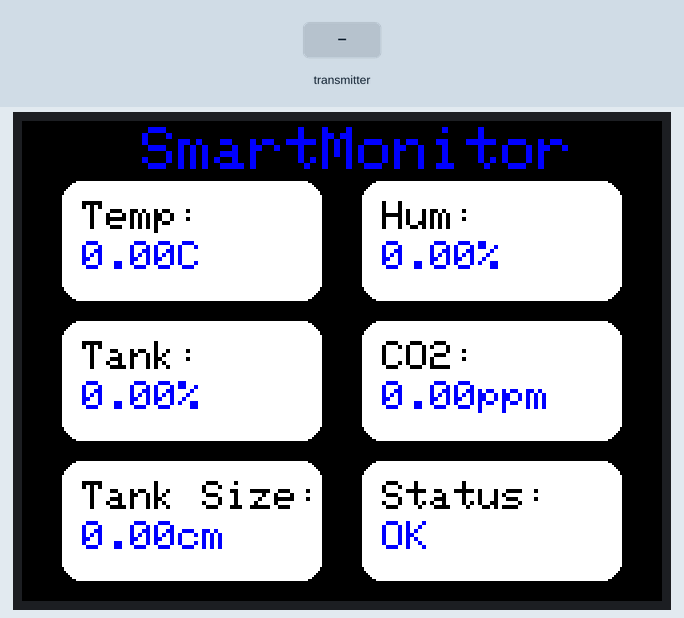
Recording of a sketch running on a simulated ESP32. On the bench: 320×240 colour display. The inputs (shaded band) are chosen by the test bench. What the sketch prints to the serial monitor is not drawn.

Above: at 0.6 s.
5.7 s: the transmitter starts sending temperature = 0
Timing chart, 0 to 8.7 s (numbered marks = the images above; inputs shaded):
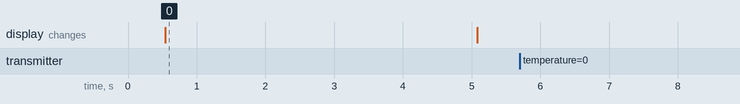

Measured:
- after the input at 5.7 s, every drawn part: stays the same
- what the display in image 0 shows lasts 4.6 s, from 0.5 s to 5.1 s

The sketch:

sketch_oct16a.ino
```cpp
#include <WiFi.h>
#include <esp_now.h>
#include <Adafruit_GFX.h>
#include <Adafruit_ILI9341.h>

// Define TFT pins
#define TFT_CS    5   // Chip select
#define TFT_RST   4   // Reset pin
#define TFT_DC    16  // Data/command pin
#define TFT_MOSI  23  // MOSI pin
#define TFT_CLK   18  // Clock pin

// Initialize ILI9341 display object
Adafruit_ILI9341 tft = Adafruit_ILI9341(TFT_CS, TFT_DC, TFT_RST);

// Structure to hold incoming sensor data
struct SensorData {
  float temperature;
  float humidity;
  float distance;
  float maxDistance;
  float co2;
};


// Create a variable to hold received data
SensorData receivedData;

// Timer for displaying no data message
unsigned long lastReceivedTime = 0;
const unsigned long displayTimeout = 5000;  // 5 seconds

// Previous data values to detect changes
float prevTemperature = -1;
float prevHumidity = -1;
float prevDistance = -1;
int prevLight = -1;
float prevCo2 = -1;
//String prevStatus = "";

// Variable to track current display state
bool isWarningDisplayed = false;
bool isWaitingForData = false;

// Function to display a connecting message
void displayConnectingMessage() {
  Serial.println("Displaying connecting message...");
  tft.fillScreen(ILI9341_BLACK);
  tft.setTextColor(ILI9341_WHITE);
  tft.setTextSize(2);
  tft.setCursor(20, 120);
  tft.print("Connecting...");
}

// Function to display a connected message
void displayConnectedMessage() {
  Serial.println("Displaying connected message...");
  tft.fillScreen(ILI9341_BLACK);
  tft.setTextColor(ILI9341_WHITE);
  tft.setTextSize(2);
  tft.setCursor(20, 120);
  tft.print("System Connected!");
  delay(2.000);  // Delay for 1 second to show the message
  redrawUI();   // After the connected message, restart the UI
}

// Function to determine water tank status based on distance percentage
String waterTankStatus(float distance) {
  float percentage = 100 * (1 - (distance / receivedData.maxDistance));

  if (distance < 3) {
    Serial.println("Warning: Tank Overflow detected");
    return "Warning: Tank Overflow";
  } else if (distance <= 5) {
    Serial.println("Warning: Tank Full detected");
    return "Warning: Tank Full";
  } else if (distance >= receivedData.maxDistance - 5) {
    Serial.println("Warning: Tank Empty detected");
    return "Warning: Tank Empty";
  }
  return "";  // No warning
}

// Function to draw a round-cornered rectangle for data display
void drawDataBox(int x, int y, String label, String value, bool updateOnly = false) {
  if (!updateOnly) {
    Serial.printf("Drawing data box at (%d, %d) for label: %s\n", x, y, label.c_str());
    tft.fillRoundRect(x, y, 130, 60, 10, ILI9341_WHITE);  // White rectangle
    tft.drawRoundRect(x, y, 130, 60, 10, ILI9341_WHITE);   // Border

    // Draw label (black)
    tft.setTextColor(ILI9341_BLACK);
    tft.setTextSize(2);
    tft.setCursor(x + 10, y + 10);
    tft.print(label);
  }

  // Clear previous value area by drawing a white rectangle over it
  tft.fillRect(x + 10, y + 30, 120, 20, ILI9341_WHITE);

  // Draw value (blue)
  tft.setTextColor(ILI9341_BLUE);
  tft.setTextSize(2);
  tft.setCursor(x + 10, y + 30);
  tft.print(value);
}


// Function to display a warning message
void displayWarningMessage(String message) {
  Serial.printf("Displaying warning message: %s\n", message.c_str());
  tft.fillScreen(ILI9341_BLACK);
  tft.setTextColor(ILI9341_RED);
  tft.setTextSize(2);
  tft.setCursor(20, 120);
  tft.print(message);
  isWarningDisplayed = true;  // Set warning displayed state
}


// Function to redraw the entire UI after a warning or no-data state is cleared
void redrawUI() {
  Serial.println("Redrawing UI...");
  tft.fillScreen(ILI9341_BLACK);  // Clear screen

  // Header
  tft.setTextColor(ILI9341_BLUE);
  tft.setTextSize(3);
  tft.setCursor(60, 3);
  tft.println("SmartMonitor");

  // Draw static layout boxes
  drawDataBox(20, 30, "Temp:", String(receivedData.temperature)+ "C");   // First row, first column
  drawDataBox(170, 30, "Hum:", String(receivedData.humidity) + "%");      // First row, second column
  drawDataBox(20, 100, "Tank:", String(receivedData.distance) + "%");     // Second row, first column
  drawDataBox(170, 100, "CO2:", String(receivedData.co2) + "ppm");     // Second row, second column
  drawDataBox(20, 170, "Tank Size:", String(receivedData.maxDistance) + "cm");           // third row, first column
  drawDataBox(170, 170, "Status:", "OK");           // third row, second column


}

// Function to display the received data on the ILI9341 TFT
void displayReceivedData() {
  Serial.println("Displaying received data...");
  String status = waterTankStatus(receivedData.distance);

  // Check for warnings
  if (status.startsWith("Warning")) {
    displayWarningMessage(status);
    return;  // Skip normal data display
  }


  // If warning or "Waiting for Data..." was previously displayed, clear it and refresh UI
  if (isWarningDisplayed || isWaitingForData) {
    redrawUI();  // Re-draw entire UI after clearing the message
    isWarningDisplayed = false;   // Reset the warning state
    isWaitingForData = false;     // Reset the waiting state
  }

  // Calculate the percentage for distance
  float distancePercentage = 100 * (1 - (receivedData.distance / receivedData.maxDistance));

  // Update sensor values only if they have changed
  // Show distance as a percentage
  if (distancePercentage != prevDistance) {
  drawDataBox(20, 100, "Tank:", String(distancePercentage, 1) + "%", true);  // Display with 1 decimal place
  prevDistance = distancePercentage;  // Update with percentage value instead of raw distance
}

  if (receivedData.humidity != prevHumidity) {
    drawDataBox(170, 30, "Hum:", String(receivedData.humidity) + "%", true);
    prevHumidity = receivedData.humidity;
  }

     if (receivedData.co2 != prevCo2) {
    drawDataBox(170, 100, "CO2:", String(receivedData.co2) + "ppm", true);
    prevCo2 = receivedData.co2;
  }

  if (receivedData.temperature != prevTemperature) {
    drawDataBox(20, 30, "Temp:", String(receivedData.temperature) + "C", true);
    prevTemperature = receivedData.temperature;
  }

    if (receivedData.maxDistance != prevDistance) {
    drawDataBox(20, 170, "Tank Size:", String(receivedData.maxDistance) + "cm", true);
  }


   drawDataBox(170, 170, "Status:", "OK", true);

}

// Function to display no data message
void displayNoDataMessage() {
  if (!isWaitingForData) {
    Serial.println("Displaying no data message...");
    tft.fillScreen(ILI9341_BLACK);
    tft.setTextColor(ILI9341_WHITE);
    tft.setTextSize(2);
    tft.setCursor(20, 120);
    tft.print("Calibration Needed!");
    isWaitingForData = true;  // Set the flag to indicate we're displaying the no data message
  }
}

// Callback function to receive ESP-NOW data

void onDataRecv(const esp_now_recv_info *info, const uint8_t *incomingData, int len) {
  uint8_t expectedMac[] = {0x80, 0x7D, 0x3A, 0xF8, 0x1A, 0x24};  // Sender ESP32 MAC address

  // Compare received sender's MAC with the expected sender

  if (memcmp(info->src_addr, expectedMac, 6) != 0) {
    Serial.println("Received packet from unknown device, ignoring...");
    return;  // Ignore data from unknown devices
  }

    memcpy(&receivedData, incomingData, sizeof(receivedData));
    // Validate received data

/*

if (
    // Check if any value is NaN or out of range
    isnan(receivedData.temperature) || receivedData.temperature < -40 || receivedData.temperature > 125 ||
    isnan(receivedData.humidity) || receivedData.humidity < 0 || receivedData.humidity > 100 ||
    isnan(receivedData.distance) || receivedData.distance < 0 || receivedData.distance > 600 ||
    isnan(receivedData.maxDistance) || receivedData.maxDistance < 0 || receivedData.maxDistance > 600 ||
    isnan(receivedData.light) || receivedData.light < 0 || receivedData.light > 5000
) {

  Serial.println("Received invalid data, ignoring...");
  Serial.print("Received data from: ");

for (int i = 0; i < 6; i++) {
  Serial.printf("%02X", info->src_addr[i]);
  if (i < 5) Serial.print(":");
}
Serial.println();

    return;  // Ignore invalid data
}
*/

lastReceivedTime = millis();
Serial.println();

    Serial.printf("Temperature: %.2f, Humidity: %.2f, Distance: %.2f, Light: %.2f, Max Distance: %.2f\n, CO2: %.2f\n",
                  receivedData.temperature, receivedData.humidity, receivedData.distance,
                  receivedData.maxDistance, receivedData.co2);
    displayReceivedData();
}


void setup() {
  Serial.begin(115200);

  // Initialize the ILI9341 TFT display
  tft.begin();
  tft.setRotation(1);
  tft.fillScreen(ILI9341_BLACK);

  // Display connecting message
  displayConnectingMessage();

  WiFi.mode(WIFI_STA);
  WiFi.disconnect();
  Serial.print("Receiver MAC Address: ");
  Serial.println(WiFi.macAddress());

  if (esp_now_init() != ESP_OK) {
    Serial.println("Error initializing ESP-NOW");
    return;
  }
  Serial.println("ESP-NOW initialized");

  // Display connected message
  displayConnectedMessage();

  esp_now_register_recv_cb(onDataRecv);
}

void loop() {
  if (millis() - lastReceivedTime > displayTimeout) {
    displayNoDataMessage();  // Show no data message if no data received within timeout
  } else {
    // If data arrives, clear "no data" message and refresh the UI
    if (isWaitingForData) {
      isWaitingForData = false;  // Reset the state
      redrawUI();  // Re-draw the normal UI
    }
  }
}
```
